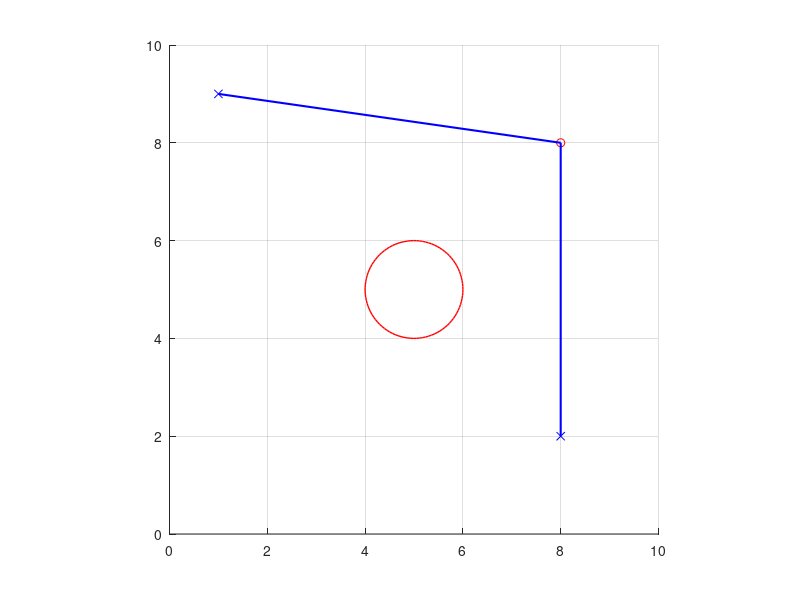

MATLAB code to generate this figure: (Note: this script raises an error after producing the figure.)
%%%% ONE CIRCLE, ONE REFERENCE POINT %%%%

clear all;
close all;

% Initial Situation

A = [1 9];
B = [8 2];
P = [8 8];

center = [5 5];
radius = 1;


figure(1);
xlim([0, 10]);
ylim([0, 10]);
grid on
axis square;

viscircles(center, radius, 'Color', 'r', 'LineWidth', 1);
hold on
plot(A(1), A(2), 'x', 'Color', 'b');
plot(B(1), B(2), 'x', 'Color', 'b');
plot(P(1), P(2), 'o', 'Color', 'r');
plot([A(1) P(1)], [A(2) P(2)], 'Color', 'b', 'LineWidth', 1.5);
plot([P(1) B(1)], [P(2) B(2)], 'Color', 'b', 'LineWidth', 1.5);

% Optimisation Process

Lb = [0, 0];
Ub = [10, 10];
x0 = P;

obj = @(x)objective(x, A, B);
cons = @(x)constraints(x, A, B, center, radius);


options = optimset('Display', 'iter', 'TolX', 1*exp(-6), 'TolFun', 1*exp(-6), 'MaxIter', 100, 'MaxFunEvals', 300);
x = fmincon(obj, x0, [], [], [], [], Lb, Ub, cons, options);

plot([A(1) x(1)],[A(2) x(2)],'r');
plot([x(1) B(1)],[x(2) B(2)],'r');



